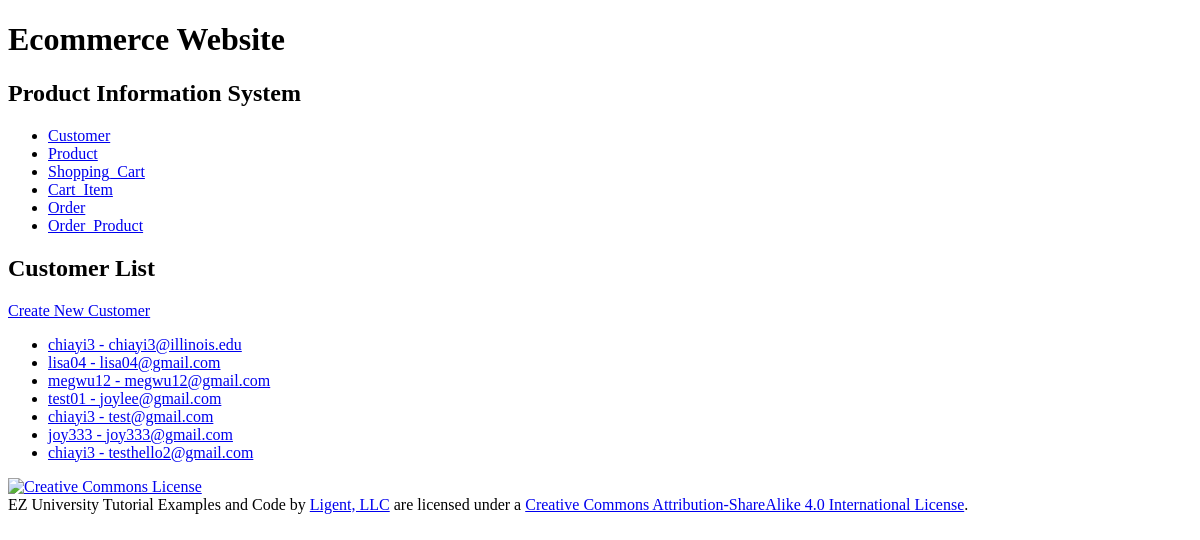
/customer/, run on an earlier commit of the app's database.
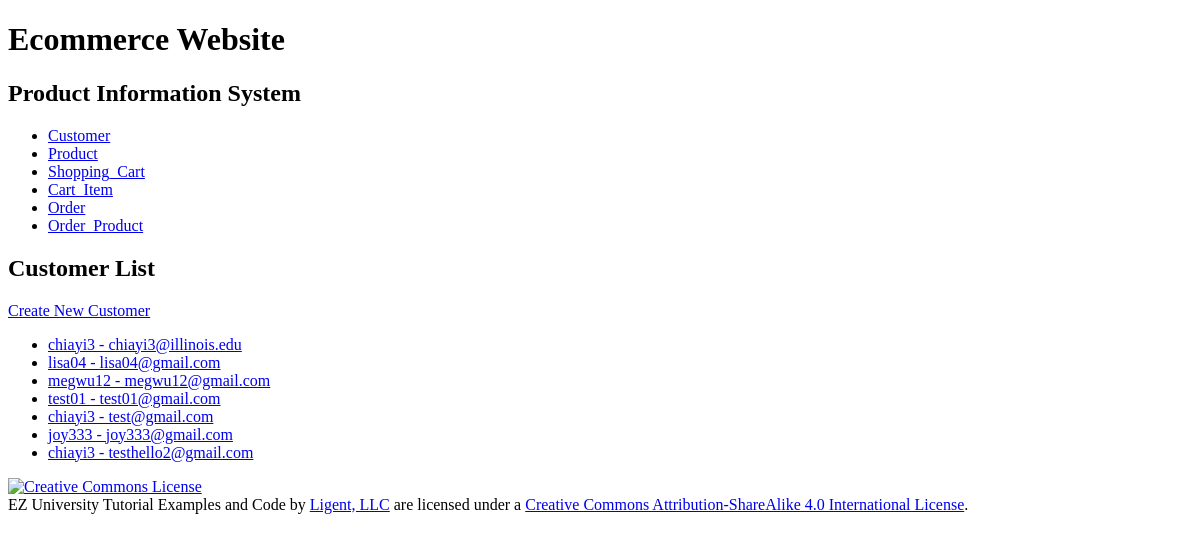
And on a later commit of the database.
### productinfo/models.py (models this page shows, shortened)
class Customer(models.Model):
	customer_id = models.AutoField(primary_key=True)
	first_name = models.CharField(max_length=45)
	last_name = models.CharField(max_length=45)
	disambiguator = models.CharField(max_length=45, blank=True, default='')
	username = models.CharField(max_length=45)
	password = models.CharField(max_length=45)
	email = models.CharField(max_length=225)
	sm_id = models.ForeignKey(Shipping_Method, related_name='customers', on_delete=models.PROTECT)
	pm_id = models.ForeignKey(Payment_Method, related_name='customers', on_delete=models.PROTECT)
	def __str__(self):
		return f'{self.username} - {self.email}'
	def get_absolute_url(self):
		return reverse('productinfo_customer_detail_urlpattern',
					   kwargs={'pk':self.pk}
					   )
	class Meta:
		ordering = ['customer_id']
		constraints = [
			UniqueConstraint(fields=['username', 'email', 'disambiguator'], name='unique_customer')
		]

### productinfo/views.py (the view)
class CustomerList(View):
	def get(self, request):
		return render(
			request,
			'productinfo/customer_list.html',
			{'customer_list': Customer.objects.all()}
		)

### productinfo/templates/productinfo/customer_list.html (shortened to what this page needs)
{% extends 'productinfo/base.html' %}
{% block content %}
    <h2>Customer List</h2>
    <div>
    <a href="{% url 'productinfo_customer_create_urlpattern' %}">
        Create New Customer
    </a>
    </div>
    <ul>
        {% for customer in customer_list %}
        <li>
            <a href="{{ customer.get_absolute_url }}">{{ customer }}</a>
        </li>
        {% empty %}
        <li><em>There are currently no customers available.</em></li>
        {% endfor %}
    </ul>
{% endblock %}

What changed in the data, as far as the page shows it:
changed Customer: username+email "test01 - joylee@gmail.com" → "test01 - test01@gmail.com"
